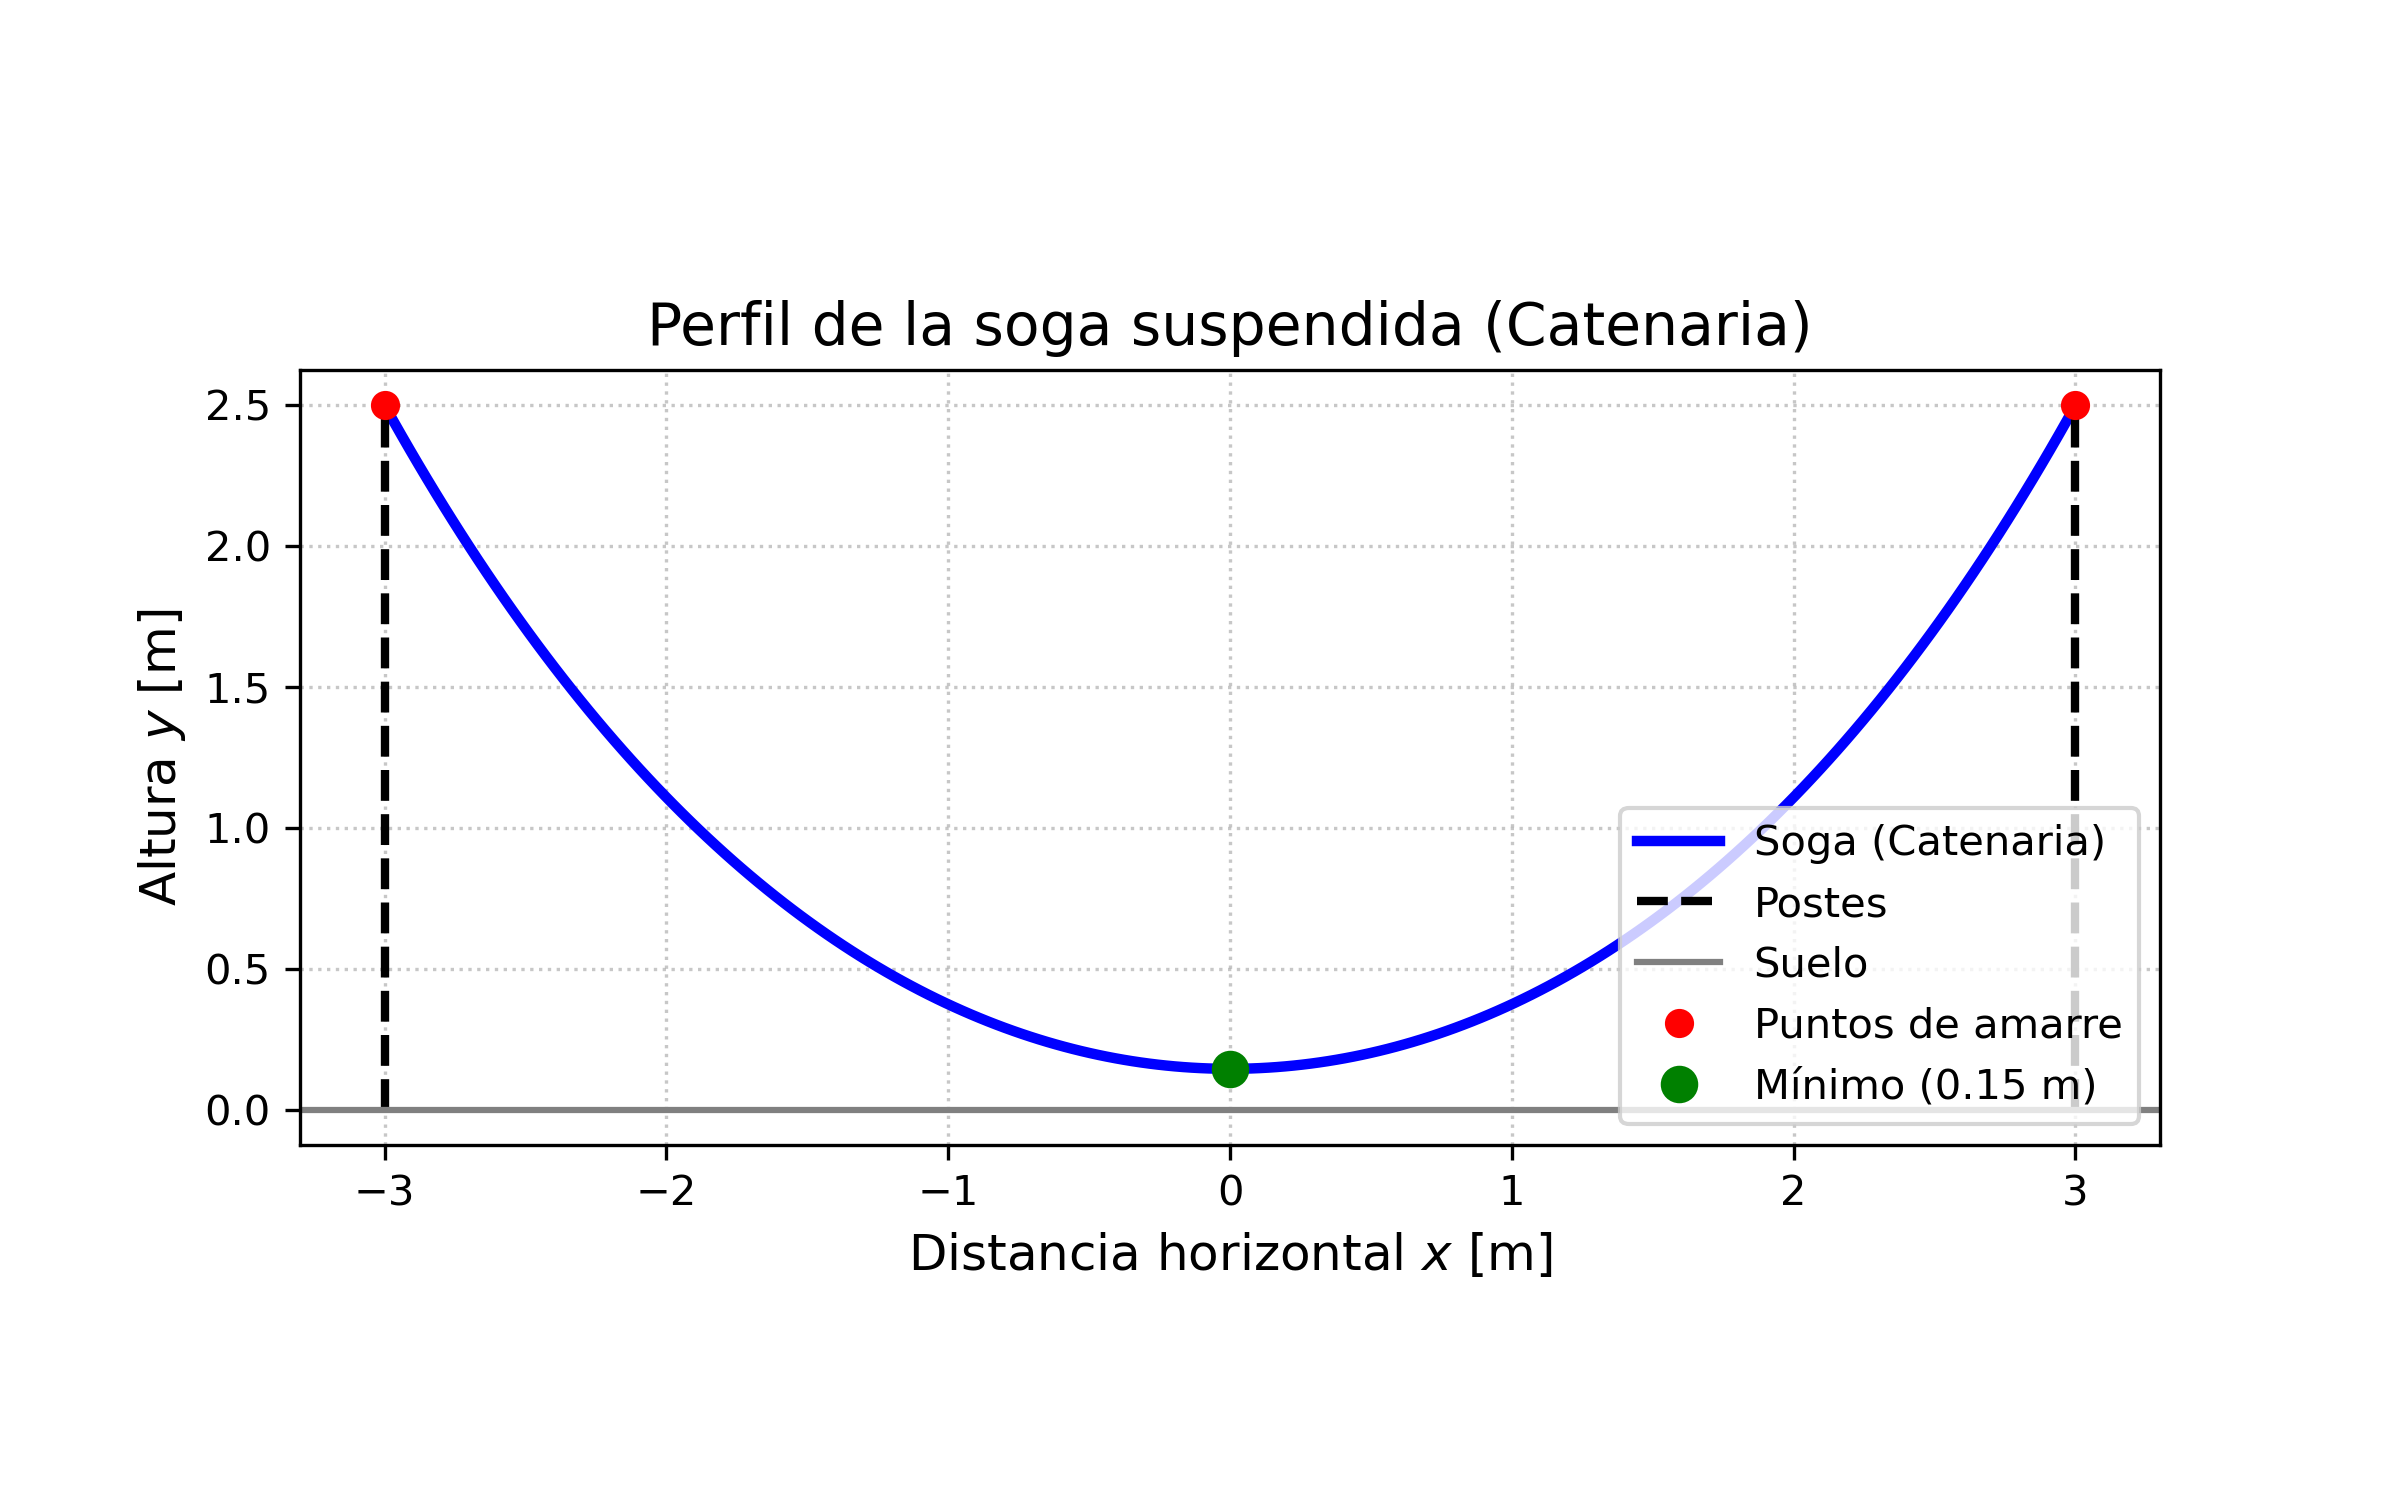

Recreate this plot in Python.
import numpy as np
import matplotlib.pyplot as plt
from scipy.optimize import fsolve

# 1. Parámetros dados
L = 8.0
a = 3.0
h = 2.5

# Definición de la función y su derivada
def f(gamma):
    return np.sinh(3 * gamma) - 4 * gamma

def df(gamma):
    return 3 * np.cosh(3 * gamma) - 4

# Implementación del Método de Newton-Raphson
def newton_raphson(func, dfunc, x0, tol=1e-6, max_iter=20):
    """
    func: Función f(x)
    dfunc: Derivada f'(x)
    x0: Valor inicial (guess)
    tol: Tolerancia para el criterio de parada
    max_iter: Número máximo de iteraciones permitidas
    """
    x_n = x0
    print(f"{'Iteración':<10} | {'gamma_n':<15} | {'f(gamma_n)':<15}")
    print("-" * 45)
    
    for n in range(max_iter):
        f_val = func(x_n)
        
        # Criterio de parada: si la función está muy cerca de 0
        if abs(f_val) < tol:
            print("-" * 45)
            print(f"Convergencia alcanzada en {n} iteraciones.")
            return x_n
        
        df_val = dfunc(x_n)
        
        # Evitar división por cero si la derivada se anula
        if df_val == 0:
            print("Error: La derivada es cero. El método falla.")
            return None
            
        print(f"{n:<10} | {x_n:<15.8f} | {f_val:<15.8e}")
        
        # Fórmula de iteración de Newton
        x_n = x_n - f_val / df_val
        
    print("Se alcanzó el número máximo de iteraciones sin converger.")
    return x_n

# --- EJECUCIÓN DEL PROBLEMA ---

# Usamos el mismo valor inicial que le dimos a scipy
gamma_inicial = 0.5 
gamma_calculado = newton_raphson(f, df, gamma_inicial)

print(f"\nValor final de gamma calculado: {gamma_calculado:.8f}")
print(f"Valor real esperado (Scipy):    0.45041653")

# Verificamos la altura mínima con nuestro gamma calculado
if gamma_calculado:
    h = 2.5
    a = 3.0
    y_min = (1 / gamma_calculado) * (1 - np.cosh(gamma_calculado * a)) + h
    print(f"\nAltura del punto más bajo: {y_min:.4f} m")


# 3. Cálculo de la altura mínima (en x = 0)
y_min = (1 / gamma_calculado) * (1 - np.cosh(gamma_calculado * a)) + h
print(f"Altura del punto más bajo de la soga: {y_min:.4f} m")

# 4. Generación de los puntos para graficar
x = np.linspace(-a, a, 200) # 200 puntos entre los dos postes
y = (1 / gamma_calculado) * (np.cosh(gamma_calculado * x) - np.cosh(gamma_calculado * a)) + h

# 5. Configuración de la Gráfica
fig, ax = plt.subplots(figsize=(8, 5))

# Dibujar la soga
ax.plot(x, y, color='blue', linewidth=2.5, label='Soga (Catenaria)')

# Dibujar los postes
ax.plot([-a, -a], [0, h], color='black', linestyle='--', linewidth=2, label='Postes')
ax.plot([a, a], [0, h], color='black', linestyle='--', linewidth=2)

# Marcar el suelo
ax.axhline(0, color='gray', linewidth=1.5, label='Suelo')

# Marcar los puntos de amarre (postes)
ax.plot([-a, a], [h, h], 'ro', markersize=6, label='Puntos de amarre')

# Marcar el punto más bajo
ax.plot(0, y_min, 'go', markersize=8, label=f'Mínimo ({y_min:.2f} m)')

# Detalles estéticos
ax.set_title('Perfil de la soga suspendida (Catenaria)', fontsize=14)
ax.set_xlabel('Distancia horizontal $x$ [m]', fontsize=12)
ax.set_ylabel('Altura $y$ [m]', fontsize=12)
ax.grid(True, linestyle=':', alpha=0.7)
ax.legend(loc='lower right')
ax.set_aspect('equal') # Esto es crucial para que la soga no se vea deformada

plt.savefig('tp2a.png', dpi=300)
